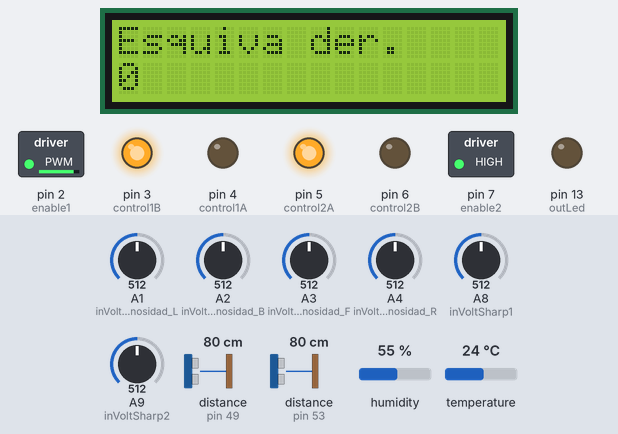
The sketch below on a simulated Arduino Mega 2560, built with avr-gcc and run on an emulated ATmega2560. Shown: 16×2 character LCD, switched loads named in the sketch (green lamp = pin HIGH), output pins drawn as LEDs (lit = HIGH). Wiring (inferred from the names in the program): 2 × ultrasonic range finder: trigger pin 47, echo pin 49 / trigger pin 51, echo pin 53. The test bench sets the inputs (shaded band); at power-on: A8 (inVoltSharp1) = 512, distance to the obstacle (sensors on pin 49, pin 53) 80 cm, A1 (inVoltLuminosidad_L) = 512, A2 (inVoltLuminosidad_B) = 512, A3 (inVoltLuminosidad_F) = 512, A4 (inVoltLuminosidad_R) = 512, A9 (inVoltSharp2) = 512, humidity 55 %, temperature 24 °C. The echo pulse lasts 58.3 µs per cm; pins used as bus, display or sensor lines are not drawn; what the sketch prints to the serial monitor is not drawn.

Above: at 1.2 s.
1.3 s: A8 (inVoltSharp1) set to 30
At 1.61 s:
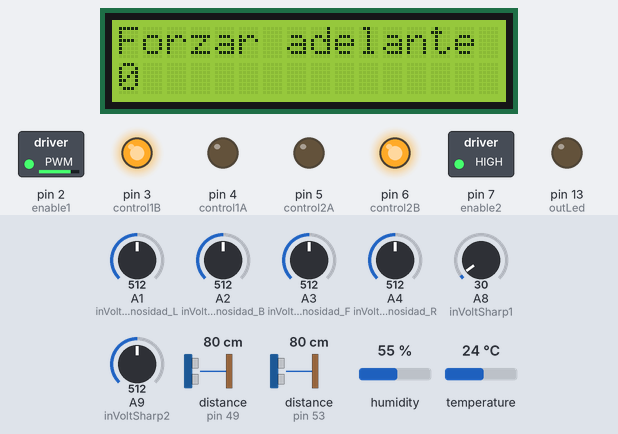
3.4 s: distance to the obstacle (sensor on pin 49) set to 9 cm
4.9 s: distance to the obstacle (sensor on pin 49) set to 6 cm
At 5.8 s:
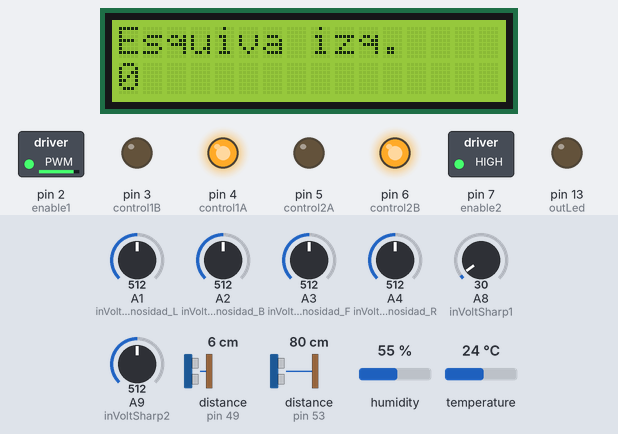
17.1 s: A1 (inVoltLuminosidad_L) set to 523
At 18.6 s:
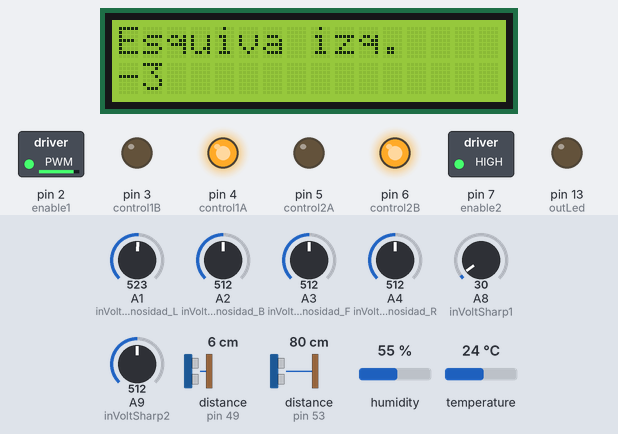
Timing chart, 0 to 20.1 s (numbered marks = the images above; inputs shaded):
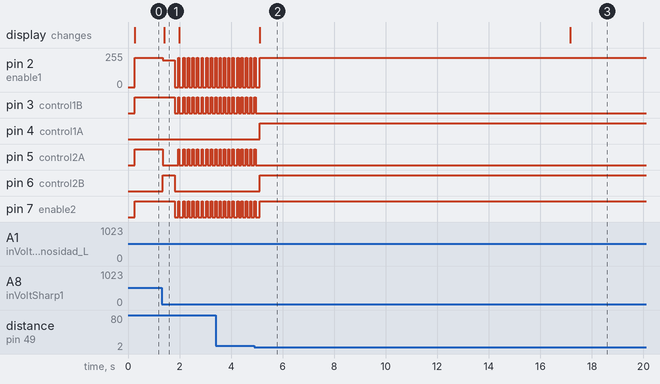

Measured:
- the behaviour switches between 8 and 7 cm on distance to the obstacle (sensor on pin 49) (found by bisection; images 1 and 2)
- after the input at 1.3 s, pin 2 (enable1): 220/255 → 200/255 after 0.06 s, then repeats every 0.18 s: 0/255 0.12 s, 220/255 0.06 s; pin 3 (control1B): alternates HIGH for 0.06 s and LOW for 0.12 s, starting after 0.52 s
- after the input at 4.9 s, pin 3 (control1B), pin 5 (control2A): goes on until 5.0 s, then stays LOW; pin 4 (control1A), pin 6 (control2B): LOW → HIGH after 0.21 s; the display: changes after 0.21 s (image 2)
- after the input at 17.1 s, the display: changes after 0.06 s (image 3)
- what the display in image 1 shows lasts 0.6 s, from 1.4 s to 2.0 s

The sketch:

P10A3-Programa_final.ino
```cpp
//Librerias
#include <Wire.h>
#include <LiquidCrystal_I2C.h>    //Librería para pantalla LCD
#include "DHT.h"

//Puertos motores
#define enable1 2
#define enable2 7
#define control1A 4
#define control1B 3
#define control2A 5
#define control2B 6
#define divisor A0

//Puertos sensores
#define outLed 13                 //Led
#define inVoltVoltimetro A0       //Sensor de voltaje
#define inVoltLuminosidad_L A1      //Sensor de luminosidad
#define inVoltLuminosidad_B A2      //Sensor de luminosidad
#define inVoltLuminosidad_F A3      //Sensor de luminosidad
#define inVoltLuminosidad_R A4      //Sensor de luminosidad
#define DHTPIN 10                 //Sensor de temperatura
#define DHTTYPE DHT11             //Define luminosidad
#define echoPin1 53                 //Puerto de echo, sensor ultrasónico
#define trigPin1 51                //Puerto de trigger, sensor ultrasónico
#define echoPin2 49                 //Puerto de echo, sensor ultrasónico
#define trigPin2 47                //Puerto de trigger, sensor ultrasónico
#define inVoltSharp1 A8            //Sensor Sharp1
#define inVoltSharp2 A9            //Sensor Sharp2
//LCD
LiquidCrystal_I2C lcd(0x27,16,2);  //Set the LCD address to 0x27 for a 16 chars and 2 line display
//Voltaje batería
int voltaje;
int battery;
//Luminosidad
float voltLuminosidad_L;
float voltLuminosidad_R;
float voltLuminosidad_F;
float voltLuminosidad_B;
float pwmLuminosidad_L;
float pwmLuminosidad_R;
float pwmLuminosidad_F;
float pwmLuminosidad_B;
float L_LDR;
float R_LDR;
float F_LDR;
float B_LDR;
float light_dif;
//Temperatura-Humedad
float tempC;
DHT dht(DHTPIN, DHTTYPE);
//Ultrasónico
long duracionUltrasonico;
int US_Sensor1;
int US_Sensor2;
//Sharp
long voltajeInSharp1;
long L_Sensor;
long voltajeInSharp2;
long R_Sensor;

int estado= 0;
float L_Diff1;
float L_Diff2;
float L, R, F, B;
int U1, U2, S1, S2, T;
int i = 0;
void setup() {
  Serial.begin(9600);
  //setup motores
  pinMode(enable1, OUTPUT);
  pinMode(enable2, OUTPUT);
  pinMode(control1A, OUTPUT);
  pinMode(control1B, OUTPUT);
  pinMode(control2A, OUTPUT);
  pinMode(control2B, OUTPUT);
  //setup sensores
  pinMode(outLed, OUTPUT);
  pinMode(inVoltLuminosidad_L, INPUT);
  pinMode(inVoltLuminosidad_R, INPUT);
  pinMode(inVoltLuminosidad_F, INPUT);
  pinMode(inVoltLuminosidad_B, INPUT);
  pinMode(inVoltVoltimetro, INPUT);
  pinMode(trigPin1, OUTPUT);
  pinMode(echoPin1, INPUT);
  pinMode(trigPin2, OUTPUT);
  pinMode(echoPin2, INPUT);
  pinMode(inVoltSharp1, INPUT);
  pinMode(inVoltSharp2, INPUT);
  //Inicialización del la pantalla LCD
  lcd.init();
  lcd.backlight();
  //lcd.setCursor(0,0);
  //lcd.clear();
  Serial.println("lcd");
  //Inicialización de la comunicación con el sensor de humedad
  dht.begin();
}

void loop() {
  L = L_L();
  R = R_L();
  F = F_L();
  B = B_L();
  L_Diff1 = R-L;
  L_Diff2 = F-B;
  T = temperatureSensor();
  U1 = US1();
  U2 = US2();
  S1 = sharp1();
  S2 = sharp2();
  switch(estado){
    case 0://stop o inicio
      estado = 1;
      //LCD_print("Stop");
      driveRobot(0,0);
      delay(100);
      break;
    case 1://mover adelante si no hay obstaculos y si luz está adelante
      if(U1<7){
        estado =4; //Objeto detectado por el sensor ultrasónico izquierdo, gurar a la derecha
        LCD_print("Esquiva der.", L_Diff1);
        }
      else if(U2<7){
        estado = 5; //Objeto detectado por el sensor ultrasónico derecho, gurar a la izquierda
        LCD_print("Esquiva izq.", L_Diff1);
        }
      else if(S1>200){
        estado =6; //Objeto detectado por el sensor sharp derecho, gurar a la izquierda
        LCD_print("Esquiva der.", L_Diff1);
        }
      else if(S2>200){
        estado =7; //Objeto detectado por el sensor sharp izquierdo, gurar a la derecha
        LCD_print("Esquiva izq.", L_Diff1);
        }
      else if(L_Diff1>15 || L_Diff1<0 ){ //Robot hace un giro
        estado = 2;
      }else if (L_Diff2<25){ //Robot tiene que rotar
        estado = 3;
      }else{ //Luz está enfrente, robot va hacia adelante
        estado = 0;
        driveRobot(-1, -1);
        LCD_print("Adelante", L_Diff1);
      }
      break;
    case 2:
      if(L_Diff1>15){
        estado = 0;
        driveRobot(-1, 1);
        LCD_print("Derecha", L_Diff1);
      }else if(L_Diff1<0){
        estado = 0;
        driveRobot(1, -1);
        LCD_print("Izquierda", L_Diff1);
      }
      break;
    case 3:
      estado = 0;
      driveRobot(-1, 1);
      LCD_print("Rotando", L_Diff1);
      break;
    case 4:
    //Sensor ultrasónico izquierdo detecta allgo, esquiva por la derecha.
      if(U1<7){
        driveRobot(-1, 1);
        LCD_print("Esquiva der.", L_Diff1);
        estado = 4;
        } else {
          estado = 8;
          }
      break;
    case 5:
    //Sensor ultrasónico derecho detecta algo, esquiva por la izquierda.
    if(U2<7){
        driveRobot(1, -1);
        LCD_print("Esquiva izq.", L_Diff1);
        estado = 5;
        }else {
      estado = 9;
      }
      break;
    case 6:
    //Sensor sharp izquierdo detecta algo, esquiva por la derecha.
    if(S1>200){
        driveRobot(-1, 1);
        LCD_print("Esquiva der.", L_Diff1);
        estado = 6;
        } else {
         estado = 8;
        }
      break;
    case 7:
    //Sensor sharp derecho detecta algo, esquiva por la izquierda.
    if(S2>200){
        driveRobot(1, -1);
        LCD_print("Esquiva i<q.", L_Diff1);
        estado = 7;
        } else {
      estado = 9;
        }
      break;
    case 8: //forzar adelante despues de esquivar derecha
        if(U1>7 && U2 >7 && S1<200 && S2<200){
          driveRobot(-1, -1);
          LCD_print("Forzar adelante", L_Diff1);
          delay(400);
          estado = 0;
         } else {
          driveRobot(1, -1);
          LCD_print("Rotando", L_Diff1);
          delay(400);
          estado = 8;
          }
          break;
       case 9: //forzar adelante despues de esquivar izq
        if(U1>7 && U2 >7 && S1<200 && S2<200){
          driveRobot(-1, -1);
          LCD_print("Forzar adelante", L_Diff1);
          delay(400);
          estado = 0;
         } else {
          driveRobot(-1, 1);
          LCD_print("Rotando", L_Diff1);
          delay(400);
          estado = 9;
          }
          break;
  }
}


void driveRobot(float LSignal, float RSignal){ //función driverobot
  //utiliza ifs para setear los lows, highs y bits para realizar cada movimiento
  //atras
  if(LSignal==1 && RSignal==1){
    analogWrite(enable1, 220);
    digitalWrite(control1A, HIGH);
    digitalWrite(control1B, LOW);
    analogWrite(enable2, 255);
    digitalWrite(control2A, HIGH);
    digitalWrite(control2B, LOW);
    }
    //adelante
    if(LSignal==-1 && RSignal==-1){
    analogWrite(enable1, 200);
    digitalWrite(control1A, LOW);
    digitalWrite(control1B, HIGH);
    analogWrite(enable2, 255);
    digitalWrite(control2A, LOW);
    digitalWrite(control2B, HIGH);
    }
    //izquierda
    if(LSignal==1 && RSignal==-1){
    analogWrite(enable1, 220);
    digitalWrite(control1A, HIGH);
    digitalWrite(control1B, LOW);
    analogWrite(enable2, 255);
    digitalWrite(control2A, LOW);
    digitalWrite(control2B, HIGH);
    }
    //derecha
    if(LSignal==-1 && RSignal==1){
    analogWrite(enable1, 220);
    digitalWrite(control1A, LOW);
    digitalWrite(control1B, HIGH);
    analogWrite(enable2, 255);
    digitalWrite(control2A, HIGH);
    digitalWrite(control2B, LOW);
    }
    //stop
    if(LSignal==0 && RSignal==0){
    analogWrite(enable1, 0);
    digitalWrite(control1A, LOW);
    digitalWrite(control1B, LOW);
    analogWrite(enable2, 0);
    digitalWrite(control2A, LOW);
    digitalWrite(control2B, LOW);
    }
}


void voltageSensor(){
  voltaje = analogRead(inVoltVoltimetro); //*5/1023;
  Serial.print("V: ");
  Serial.print(voltaje*5/1023);
  Serial.print(" v -- ");
  if(voltaje < 687)  //687 bits ==> 6.4 V
    battery = 0;
  else
    battery = 1;
}

float L_L(){
  voltLuminosidad_L = analogRead(inVoltLuminosidad_L);
  L_LDR = map(voltLuminosidad_L, 0, 1023, 0, 255);
  return L_LDR;
  }
float R_L(){
  voltLuminosidad_R = analogRead(inVoltLuminosidad_R);
  R_LDR = map(voltLuminosidad_R, 0, 1023, 0, 255);
  return R_LDR;
  }
float F_L(){
  voltLuminosidad_F = analogRead(inVoltLuminosidad_F);
  F_LDR = map(voltLuminosidad_F, 0, 1023, 0, 255);
  return F_LDR;
  }
float B_L(){
  voltLuminosidad_B = analogRead(inVoltLuminosidad_B);
  B_LDR = map(voltLuminosidad_B, 0, 1023, 0, 255);
  return B_LDR;
  }

int temperatureSensor(){
    tempC = dht.readTemperature();
    if ( isnan(tempC)  ) {
      Serial.println(F("Failed to read from DHT sensor!"));
      return 1;
    } else {
     return tempC;
     }
}

int US1(){//izquierdo
  digitalWrite(trigPin1, LOW);
  delayMicroseconds(2);
  digitalWrite(trigPin1, HIGH);
  delayMicroseconds(10);
  digitalWrite(trigPin1, LOW);
  duracionUltrasonico = pulseIn(echoPin1, HIGH);
  US_Sensor1 = duracionUltrasonico * 0.0343 / 2;
  return US_Sensor1;
  }
int US2(){//derecho
  digitalWrite(trigPin2, LOW);
  delayMicroseconds(2);
  digitalWrite(trigPin2, HIGH);
  delayMicroseconds(10);
  digitalWrite(trigPin2, LOW);
  duracionUltrasonico = pulseIn(echoPin2, HIGH);
  US_Sensor2 = duracionUltrasonico * 0.0343 / 2;
  return US_Sensor2;
  }
long sharp1(){//izquierda
   voltajeInSharp1 = analogRead(inVoltSharp1);
   //L_Sensor = pow(voltajeInSharp1/758.73,-1/.486);
   return voltajeInSharp1;
  }
long sharp2(){//derecha
  voltajeInSharp2 = analogRead(inVoltSharp2);
  //R_Sensor = pow(voltajeInSharp2/758.73,-1/.486);
  }
void LCD_print(String mensaje, int L_Diff){
  lcd.setCursor(0,0);
  lcd.print("                  ");
  lcd.setCursor(0,1);
  lcd.print("                  ");
  lcd.setCursor(0,0);
  lcd.print(mensaje);
  lcd.setCursor(0,1);
  lcd.print(String(L_Diff));
  }
```
